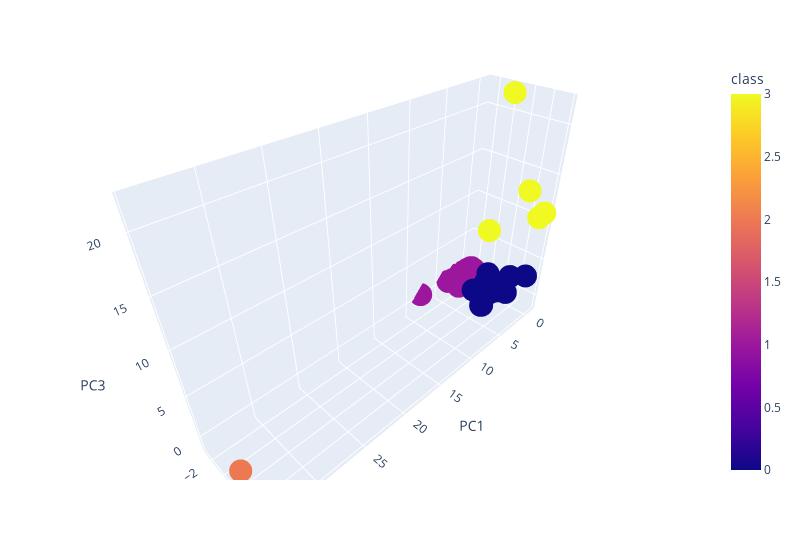

Write notebook code for a chart like this one.
### Markdown cell above
### Deliverable 4: Visualizing Cryptocurrencies Results

#### 3D-Scatter with Clusters

### Code cell
# Creating a 3D-Scatter with the PCA data and the clusters
fig = px.scatter_3d(
    clustered_df,
    x="PC1",
    y="PC2",
    z="PC3",
    color="class",
    hover_name="CoinName",
    hover_data=['Algorithm'],
    width=800,
)
fig.update_layout(legend=dict(x=0, y=1))
fig.show()

### Figure 1 — Plotly figure (JSON) as saved in the notebook; plotly's stock layout.template omitted (floating-point values rounded to 4 significant figures; data arrays with more than 128 entries replaced by an {"elided": "..."} marker saying what was removed)
{"data": [{"customdata": {"elided": "533x1 str values"}, "hovertemplate": "<b>%{hovertext}</b><br><br>PC1=%{x}<br>PC2=%{y}<br>PC3=%{z}<br>Algorithm=%{customdata[0]}<br>class=%{marker.color}<extra></extra>", "hovertext": {"elided": "533 str values"}, "legendgroup": "", "marker": {"color": {"elided": "533 int values"}, "coloraxis": "coloraxis", "symbol": "circle"}, "mode": "markers", "name": "", "scene": "scene", "showlegend": false, "type": "scatter3d", "x": {"elided": "533 float values"}, "y": {"elided": "533 float values"}, "z": {"elided": "533 float values"}}], "layout": {"coloraxis": {"colorbar": {"title": {"text": "class"}}, "colorscale": [[0, "#0d0887"], [0.1111, "#46039f"], [0.2222, "#7201a8"], [0.3333, "#9c179e"], [0.4444, "#bd3786"], [0.5556, "#d8576b"], [0.6667, "#ed7953"], [0.7778, "#fb9f3a"], [0.8889, "#fdca26"], [1, "#f0f921"]]}, "legend": {"tracegroupgap": 0, "x": 0, "y": 1}, "margin": {"t": 60}, "scene": {"domain": {"x": [0, 1], "y": [0, 1]}, "xaxis": {"title": {"text": "PC1"}}, "yaxis": {"title": {"text": "PC2"}}, "zaxis": {"title": {"text": "PC3"}}}, "width": 800}}
